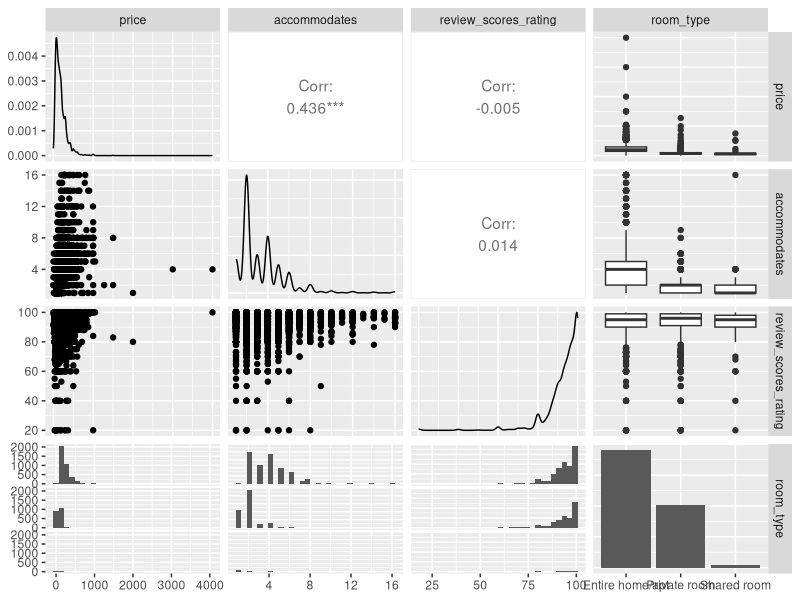

Source code (R):
## ---- chunk 1
knitr::opts_chunk$set(echo = TRUE)
## ---- chunk 2
library(GGally)
library(tidyverse)
## ---- chunk 3
listings <- read_csv("data/Boston_listings.csv")
names(listings)
## ---- chunk 4
listings %>% 
  select(price,accommodates,review_scores_rating,room_type) %>% 
  ggpairs()
